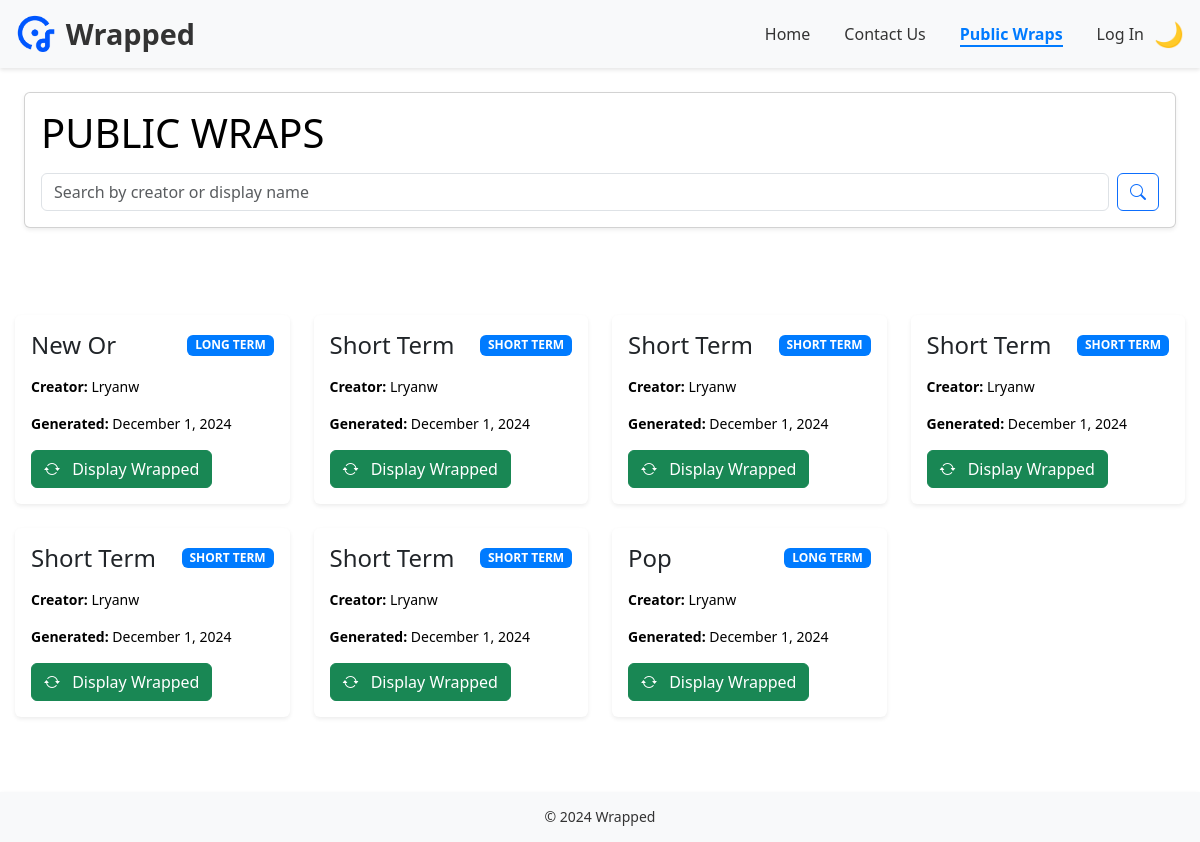
Before: /public_wrap/ with the older database file.
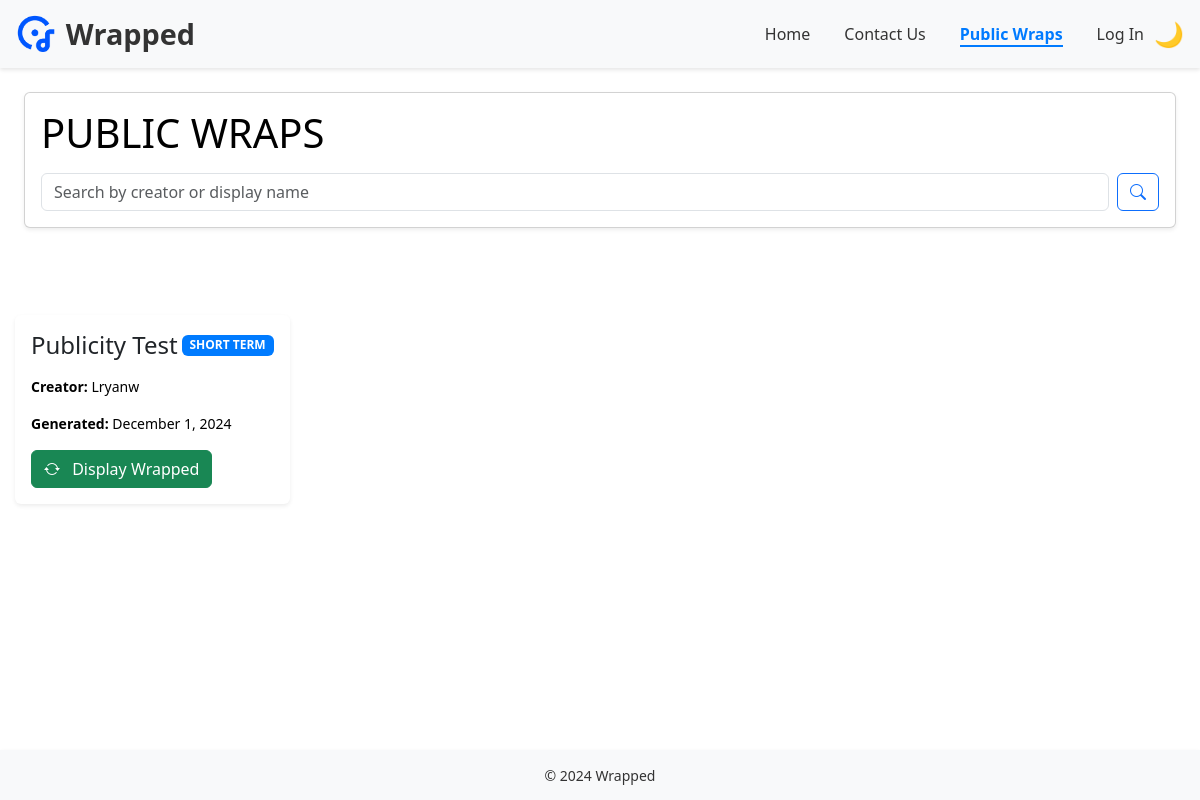
After: the same page with the newer database file.
### Wrapped/models.py (models this page shows, shortened)
class UserWrappedHistory(models.Model):
    creator_name = models.CharField(max_length=255, default='Unknown')
    top_artists = models.JSONField(default=list)
    top_tracks = models.JSONField(default=list)
    top_genres = models.JSONField(default=list)
    playlists = models.JSONField(default=list)
    country = models.CharField(max_length=100, default='Unknown')
    image_url = models.URLField(max_length=500, null=True, blank=True)
    followers = models.IntegerField(default=0)
    top_track_popularity_score = models.FloatField(default=0)
    top_track_popularity_message = models.TextField(null=True, blank=True)
    recently_played = models.JSONField(default=list, null=True, blank=True)
    saved_albums = models.JSONField(default=list, null=True, blank=True)
    user_id = models.CharField(max_length=255, unique=False)  # User identifier
    public = models.BooleanField(default=False)
    SHORT_TERM = 'short_term'
    MEDIUM_TERM = 'medium_term'
    LONG_TERM = 'long_term'
    TIMEFRAME_CHOICES = [
        (SHORT_TERM, 'Short Term'),
        (MEDIUM_TERM, 'Medium Term'),
        (LONG_TERM, 'Long Term'),
    ]
    timeframe = models.CharField(
        max_length=50,
        choices=TIMEFRAME_CHOICES,
    )
    wrap_id = models.PositiveIntegerField(null=True, blank=True)  # Wrap ID (no longer unique=True)
    display_name = models.CharField(
        max_length=255,
        null=True,
        blank=True,
        help_text="A user-friendly name for the wrap."
    )  # New field to store the display name
    generated_on = models.DateTimeField(auto_now_add=True)  # Store the date and time when created
    class Meta:
        unique_together = ('user_id', 'timeframe', 'wrap_id')  # Unique combination of user_id, timeframe, and wrap_id

### Wrapped/views.py (the view)
# urls.py: path('public_wrap/', views.public_wrap, name='public_wrap'),
def public_wrap(request):
    public_wraps = UserWrappedHistory.objects.filter(public=True).order_by('-generated_on')
    search_query = request.GET.get('search', '').strip()
    if search_query:
        public_wraps = public_wraps.filter(
            Q(creator_name__icontains=search_query) |
            Q(display_name__icontains=search_query)
        )
    return render(request, 'public_wrap.html', {
        'public_wraps': public_wraps,
    })

### Wrapped/templates/public_wrap.html (shortened to what this page needs)
{% extends "base.html" %}
{% block content %}
<div class="container-fluid px-4 pb-5 pt-4">
    <div class="row">
        <div class="col-12">
            <div class="card shadow-sm mb-4">
                <div class="card-body">
                    <div class="d-flex align-items-center justify-content-between">
                        <div>
                            <h2 class="card-title display-6 mb-3 d-inline-block">
                                Public Wraps
                            </h2>
                        </div>
                    </div>
                    <div>
                            <form method="get" class="d-flex">
                                <input
                                    type="search"
                                    name="search"
                                    class="form-control me-2"
                                    placeholder="Search by creator or display name"
                                    value="{{ request.GET.search }}"
                                >
                                <button type="submit" class="btn btn-outline-primary">
                                    <i class="bi bi-search"></i>
                                </button>
                            </form>
                    </div>
                </div>
            </div>
        </div>
    </div>
</div>
    <div class="row" style="padding: 15px;">
        <div class="col-12">
            <div class="row row-cols-1 row-cols-md-2 row-cols-lg-4 g-4">
                {% for wrap in public_wraps %}
                    <div class="col">
                        <div class="card h-100 border-0 shadow-sm hover-lift wrap-card">
                            <div class="card-body d-flex flex-column">
                                <div class="d-flex justify-content-between align-items-center mb-3">
                                    <h4 class="card-title mb-0">
                                        {{ wrap.display_name|default:wrap.timeframe|title }}
                                    </h4>
                                    <span class="badge">
                                        {{ wrap.get_timeframe_display|upper }}
                                    </span>
                                </div>
                                <p class="card-text small">
                                    <strong>Creator:</strong>
                                    {{ wrap.creator_name}}
                                </p>
                                <p class="card-text small">
                                    <strong>Generated:</strong>
                                    {{ wrap.generated_on|date:"F j, Y" }}
                                </p>
                                <div class="mt-auto d-flex justify-content-between">
                                    <a href="{% url 'others_wrapped' wrap.wrap_id %}" class="btn btn-success">
                                        <i class="bi bi-arrow-repeat me-2"></i> Display Wrapped
                                    </a>
                                </div>
                            </div>
                        </div>
                    </div>
                {% empty %}
                    <div class="col-12">
                        <div class="alert alert-info text-center" role="alert">
                            <i class="bi bi-inbox me-2"></i> No public wraps available
                        </div>
                    </div>
                {% endfor %}
            </div>
        </div>
    </div>
{% endblock %}

### Wrapped/templates/base.html (shortened to what this page needs)
<!DOCTYPE html>
{% load static %}
<html lang="en">
<head>
    <link rel="stylesheet" href="{% static 'styles.css' %}">
    <link href="https://cdn.jsdelivr.net/npm/bootstrap@5.3.0/dist/css/bootstrap.min.css" rel="stylesheet">
    <link href="https://cdn.jsdelivr.net/npm/bootstrap-icons@1.10.0/font/bootstrap-icons.css" rel="stylesheet">
</head>
<body class="{{ request.COOKIES.theme|default:'dark-mode' }}">
    <header>
        <div style="display: flex; align-items: center; justify-content: space-between;">
            <div style="display: flex; align-items: center;">
                <img src="{% static 'wrap.png' %}" alt="Logo" style="height: 40px; margin-right: 10px;">
                <h1 style="margin: 0;">
                    <a href="{% url 'home_redirect' %}" style="color: inherit; text-decoration: none;">Wrapped</a>
                </h1>
            </div>
            <nav class="navbar navbar-expand-lg navbar-light">
                <div class="collapse navbar-collapse" id="navbarNav">
                    <div class="nav-links">
                        <ul>
                            <li>
                                <a href="{% url 'home_redirect' %}"
                                   class="{% if request.resolver_match.url_name == 'home_redirect' %}active{% endif %}">
                                    Home
                                </a>
                            </li>
                            <li>
                                <a href="{% url 'contact' %}"
                                   class="{% if request.resolver_match.url_name == 'contact' %}active{% endif %}">
                                    Contact Us
                                </a>
                            </li>
                            <li>
                                <a href="{% url 'public_wrap' %}"
                                   class="{% if request.resolver_match.url_name == 'public_wrap' %}active{% endif %}">
                                    Public Wraps
                                </a>
                            </li>
                            {% if user.is_authenticated %}
                                <li>
                                    <a href="{% url 'profile' %}"
                                       class="{% if request.resolver_match.url_name == 'profile' %}active{% endif %}">
                                        Profile
                                    </a>
                                </li>
                                <li>
                                    <a href="{% url 'logout' %}">Log Out</a>
                                </li>
                            {% else %}
                                <li>
                                    <a href="{% url 'spotify_login' %}">Log In</a>
                                </li>
                            {% endif %}
                        </ul>
                    </div>
                </div>
                <div class="dark-mode-toggle" id="darkModeToggle">🌞</div>
            </nav>
        </div>
    </header>
    <main>
        {% block content %}{% endblock %}
    </main>
    <footer>
        <p>&copy; 2024 Wrapped</p>
    </footer>
</body>
</html>

### static/styles.css (style rules this page uses)
body { font-family: 'Poppins', sans-serif; transition: background-color 0.3s, color 0.3s;display: flex; flex-direction: column; min-height: 100vh; }
:root { --bg-light: #ffffff; --bg-dark: #121212; --text-light: #000000; --text-dark: #ffffff; --card-bg-light: #f8f9fa; --card-bg-dark: #1e1e1e; --primary-light: #007bff; --primary-dark: #90caf9; }
main { flex: 1; padding-bottom: 60px; }
.card-title, .card-text, .card h2, .card p { color: var(--text-light); }
.badge { color: var(--text-dark); background-color: var(--primary-light); }
body.light-mode { background-color: #ffffff; color: #000000; }
.card { background-color: var(--card-bg-light); color: var(--text-light); }
header { text-align: center; flex-shrink: 0; position: sticky; top: 0; z-index: 1000; background-color: #f8f9fa; color: #333; box-shadow: 0 2px 4px rgba(0, 0, 0, 0.1); padding: 0.5rem 1rem; transition: background-color 0.3s, color 0.3s; }
header img { height: 40px; margin-right: 10px; width: auto; vertical-align: middle; }
header h1 { font-size: 1.8rem; font-weight: bold; margin: 0; display: inline-block; vertical-align: middle; transition: color 0.3s; }
nav ul { list-style-type: none; margin: 0; padding: 0; }
nav ul li { display: inline; margin-right: 10px; }
nav ul li a { color: white; text-decoration: none; }
footer { background-color: #f8f9fa; color: #333; font-size: 0.875rem; text-align: center; position: sticky; width: 100%; padding: 0.5rem 1rem; line-height: 1.5; display: flex; top: 0; justify-content: center; align-items: center; height: 50px; box-sizing: border-box; flex-shrink: 0; z-index: 1000; box-shadow: 0 2px 4px rgba(0, 0, 0, 0.1); transition: background-color 0.3s, color 0.3s; }
footer p { margin: 0; display: flex; align-items: center; }
nav { display: flex; justify-content: space-between; align-items: center; padding: 0.5rem 1rem; }
.nav-links { flex-grow: 1; display: flex; justify-content: center; }
.nav-links ul { list-style: none; display: flex; gap: 1.5rem; padding: 0; margin: 0; }
.nav-links ul li { display: inline; }
.nav-links ul li a { text-decoration: none; color: #333; transition: color 0.3s, border-bottom 0.3s; border-bottom: 2px solid transparent; }
.nav-links ul li a.active { font-weight: bold; color: #007bff; border-bottom: 2px solid #007bff; }
.dark-mode-toggle { cursor: pointer; font-size: 1.5rem; transition: transform 0.5s ease-in-out; }
h2 { font-size: 1.5rem; margin-bottom: 1rem; text-transform: uppercase; font-weight: 700; }

Changed rows visible on the page:
removed UserWrappedHistory: display_name "New Or", timeframe "LONG TERM", creator_name "Lryanw", generated_on "December 1, 2024"
removed UserWrappedHistory: display_name "Short Term", timeframe "SHORT TERM", creator_name "Lryanw", generated_on "December 1, 2024"
removed UserWrappedHistory: display_name "Short Term", timeframe "SHORT TERM", creator_name "Lryanw", generated_on "December 1, 2024"
removed UserWrappedHistory: display_name "Short Term", timeframe "SHORT TERM", creator_name "Lryanw", generated_on "December 1, 2024"
removed UserWrappedHistory: display_name "Short Term", timeframe "SHORT TERM", creator_name "Lryanw", generated_on "December 1, 2024"
removed UserWrappedHistory: display_name "Short Term", timeframe "SHORT TERM", creator_name "Lryanw", generated_on "December 1, 2024"
removed UserWrappedHistory: display_name "Pop", timeframe "LONG TERM", creator_name "Lryanw", generated_on "December 1, 2024"
added UserWrappedHistory: display_name "Publicity Test", timeframe "SHORT TERM", creator_name "Lryanw", generated_on "December 1, 2024"
